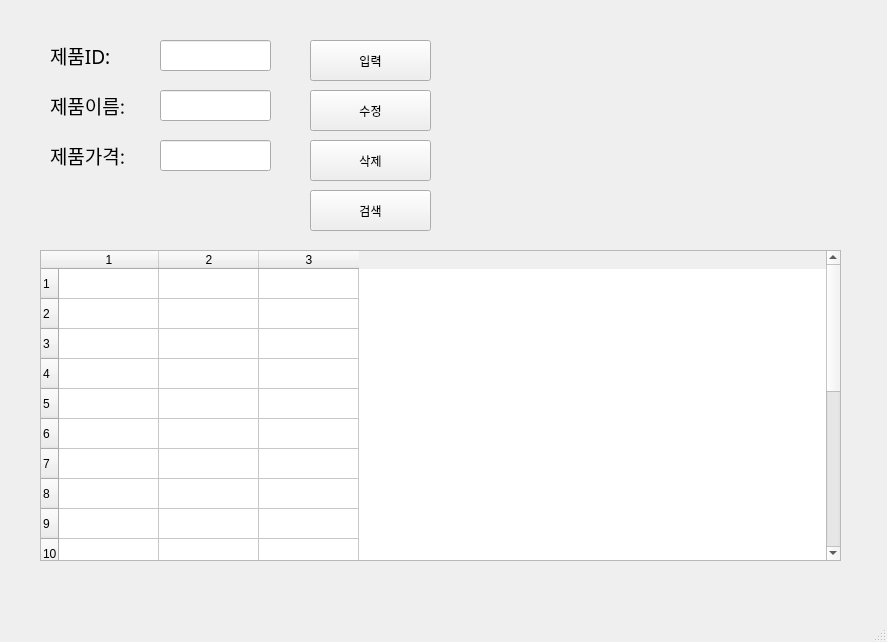
<?xml version="1.0" encoding="UTF-8"?>
<ui version="4.0">
 <class>MainWindow</class>
 <widget class="QMainWindow" name="MainWindow">
  <property name="geometry">
   <rect>
    <x>0</x>
    <y>0</y>
    <width>887</width>
    <height>642</height>
   </rect>
  </property>
  <property name="windowTitle">
   <string>MainWindow</string>
  </property>
  <widget class="QWidget" name="centralwidget">
   <widget class="QLabel" name="label">
    <property name="geometry">
     <rect>
      <x>50</x>
      <y>40</y>
      <width>91</width>
      <height>31</height>
     </rect>
    </property>
    <property name="font">
     <font>
      <family>맑은 고딕</family>
      <pointsize>14</pointsize>
     </font>
    </property>
    <property name="text">
     <string>제품ID:</string>
    </property>
   </widget>
   <widget class="QLabel" name="label_2">
    <property name="geometry">
     <rect>
      <x>50</x>
      <y>90</y>
      <width>101</width>
      <height>31</height>
     </rect>
    </property>
    <property name="font">
     <font>
      <family>맑은 고딕</family>
      <pointsize>14</pointsize>
     </font>
    </property>
    <property name="text">
     <string>제품이름:</string>
    </property>
   </widget>
   <widget class="QLabel" name="label_3">
    <property name="geometry">
     <rect>
      <x>50</x>
      <y>140</y>
      <width>101</width>
      <height>31</height>
     </rect>
    </property>
    <property name="font">
     <font>
      <family>맑은 고딕</family>
      <pointsize>14</pointsize>
     </font>
    </property>
    <property name="text">
     <string>제품가격:</string>
    </property>
   </widget>
   <widget class="QLineEdit" name="prodID">
    <property name="geometry">
     <rect>
      <x>160</x>
      <y>40</y>
      <width>111</width>
      <height>31</height>
     </rect>
    </property>
   </widget>
   <widget class="QLineEdit" name="prodName">
    <property name="geometry">
     <rect>
      <x>160</x>
      <y>90</y>
      <width>111</width>
      <height>31</height>
     </rect>
    </property>
   </widget>
   <widget class="QLineEdit" name="prodPrice">
    <property name="geometry">
     <rect>
      <x>160</x>
      <y>140</y>
      <width>111</width>
      <height>31</height>
     </rect>
    </property>
   </widget>
   <widget class="QPushButton" name="pushButton">
    <property name="geometry">
     <rect>
      <x>310</x>
      <y>40</y>
      <width>121</width>
      <height>41</height>
     </rect>
    </property>
    <property name="text">
     <string>입력</string>
    </property>
   </widget>
   <widget class="QPushButton" name="pushButton_2">
    <property name="geometry">
     <rect>
      <x>310</x>
      <y>90</y>
      <width>121</width>
      <height>41</height>
     </rect>
    </property>
    <property name="text">
     <string>수정</string>
    </property>
   </widget>
   <widget class="QPushButton" name="pushButton_3">
    <property name="geometry">
     <rect>
      <x>310</x>
      <y>140</y>
      <width>121</width>
      <height>41</height>
     </rect>
    </property>
    <property name="text">
     <string>삭제</string>
    </property>
   </widget>
   <widget class="QPushButton" name="pushButton_4">
    <property name="geometry">
     <rect>
      <x>310</x>
      <y>190</y>
      <width>121</width>
      <height>41</height>
     </rect>
    </property>
    <property name="text">
     <string>검색</string>
    </property>
   </widget>
   <widget class="QTableWidget" name="tableWidget">
    <property name="geometry">
     <rect>
      <x>40</x>
      <y>250</y>
      <width>801</width>
      <height>311</height>
     </rect>
    </property>
    <property name="rowCount">
     <number>20</number>
    </property>
    <property name="columnCount">
     <number>3</number>
    </property>
    <row/>
    <row/>
    <row/>
    <row/>
    <row/>
    <row/>
    <row/>
    <row/>
    <row/>
    <row/>
    <row/>
    <row/>
    <row/>
    <row/>
    <row/>
    <row/>
    <row/>
    <row/>
    <row/>
    <row/>
    <column/>
    <column/>
    <column/>
   </widget>
  </widget>
  <widget class="QMenuBar" name="menubar">
   <property name="geometry">
    <rect>
     <x>0</x>
     <y>0</y>
     <width>887</width>
     <height>26</height>
    </rect>
   </property>
  </widget>
  <widget class="QStatusBar" name="statusbar"/>
 </widget>
 <resources/>
 <connections>
  <connection>
   <sender>pushButton</sender>
   <signal>clicked()</signal>
   <receiver>MainWindow</receiver>
   <slot>addProduct()</slot>
   <hints>
    <hint type="sourcelabel">
     <x>372</x>
     <y>89</y>
    </hint>
    <hint type="destinationlabel">
     <x>457</x>
     <y>134</y>
    </hint>
   </hints>
  </connection>
  <connection>
   <sender>pushButton_2</sender>
   <signal>clicked()</signal>
   <receiver>MainWindow</receiver>
   <slot>updateProduct()</slot>
   <hints>
    <hint type="sourcelabel">
     <x>379</x>
     <y>144</y>
    </hint>
    <hint type="destinationlabel">
     <x>491</x>
     <y>185</y>
    </hint>
   </hints>
  </connection>
  <connection>
   <sender>pushButton_4</sender>
   <signal>clicked()</signal>
   <receiver>MainWindow</receiver>
   <slot>getProduct()</slot>
   <hints>
    <hint type="sourcelabel">
     <x>375</x>
     <y>246</y>
    </hint>
    <hint type="destinationlabel">
     <x>483</x>
     <y>274</y>
    </hint>
   </hints>
  </connection>
  <connection>
   <sender>pushButton_3</sender>
   <signal>clicked()</signal>
   <receiver>MainWindow</receiver>
   <slot>removeProduct()</slot>
   <hints>
    <hint type="sourcelabel">
     <x>413</x>
     <y>192</y>
    </hint>
    <hint type="destinationlabel">
     <x>480</x>
     <y>229</y>
    </hint>
   </hints>
  </connection>
 </connections>
 <slots>
  <slot>addProduct()</slot>
  <slot>removeProduct()</slot>
  <slot>updateProduct()</slot>
  <slot>getProduct()</slot>
 </slots>
</ui>
